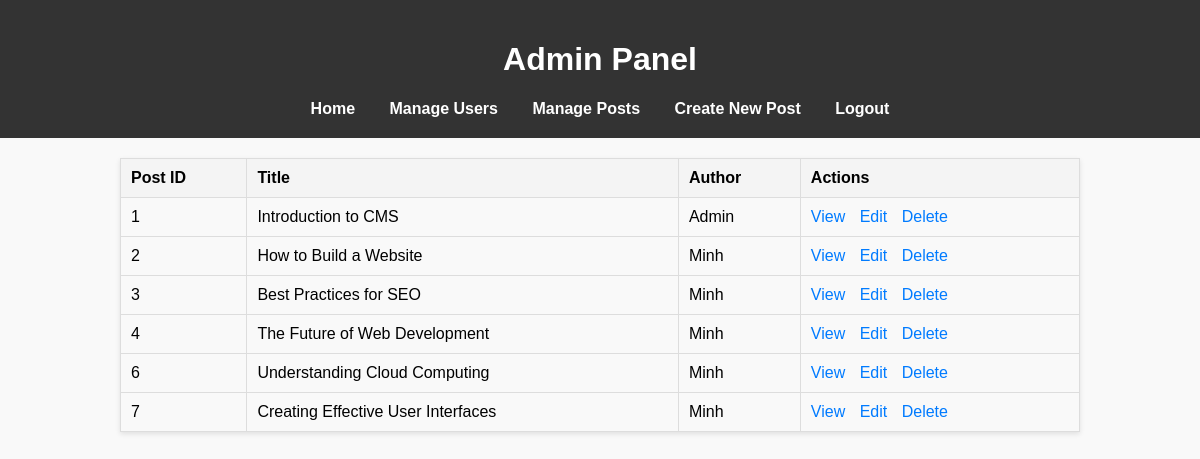
The page /admin/posts/index.php (signed in) on the database its author committed.
### tables this page shows
CREATE TABLE `posts` (
  `POST_ID` int(11) NOT NULL,
  `USER_ID` int(11) DEFAULT NULL,
  `TITLE` varchar(255) NOT NULL,
  `CONTENT` text NOT NULL,
  `IMAGE` varchar(255) DEFAULT NULL,
  `CREATED_AT` timestamp NOT NULL DEFAULT current_timestamp(),
  `UPDATED_AT` timestamp NOT NULL DEFAULT current_timestamp() ON UPDATE current_timestamp()
);

CREATE TABLE `users` (
  `USER_ID` int(11) NOT NULL,
  `USERNAME` varchar(255) NOT NULL,
  `PASSWORD` varchar(255) NOT NULL,
  `ROLE` enum('user','admin') DEFAULT 'user',
  `CREATED_AT` timestamp NOT NULL DEFAULT current_timestamp(),
  `UPDATED_AT` timestamp NOT NULL DEFAULT current_timestamp() ON UPDATE current_timestamp()
);

### admin/posts/index.php (the view, shortened to what this page needs)
<?php
include('../../db.php');
$query = "SELECT p.POST_ID, p.TITLE, p.CONTENT, u.USERNAME FROM POSTS p JOIN USERS u ON p.USER_ID = u.USER_ID ORDER BY p.POST_ID ASC";
$result = $conn->query($query);
?>
<!DOCTYPE html>
<html lang="en">
<head>
</head>
<body>
    <header>
        <h1>Admin Panel</h1>
        <nav>
            <a href="../../index.php">Home</a>
            <a href="../users/index.php">Manage Users</a>
            <a href="index.php">Manage Posts</a>
            <a href="create.php">Create New Post</a>
            <a href="../../logout.php">Logout</a>
        </nav>
    </header>
    <main>
        <?php if ($result->num_rows > 0): ?>
            <table>
                <thead>
                    <tr>
                        <th>Post ID</th>
                        <th>Title</th>
                        <th>Author</th>
                        <th>Actions</th>
                    </tr>
                </thead>
                <tbody>
                    <?php while ($row = $result->fetch_assoc()): ?>
                        <tr>
                            <td><?php echo $row['POST_ID']; ?></td>
                            <td><?php echo $row['TITLE']; ?></td>
                            <td><?php echo $row['USERNAME']; ?></td>
                            <td class="action-links">
                                <a href="detail.php?id=<?php echo $row['POST_ID']; ?>">View</a>
                                <a href="edit.php?id=<?php echo $row['POST_ID']; ?>">Edit</a>
                                <a href="delete.php?id=<?php echo $row['POST_ID']; ?>">Delete</a>
                            </td>
                        </tr>
                    <?php endwhile; ?>
                </tbody>
            </table>
        <?php else: ?>
            <p style="text-align: center;">No posts available.</p>
        <?php endif; ?>
    </main>
</body>
</html>

### admin/posts/index.php (style rules this page uses)
body { font-family: Arial, sans-serif; background-color: #f9f9f9; margin: 0; padding: 0; }
header { background-color: #333; color: white; padding: 20px; text-align: center; }
nav { margin-top: 10px; text-align: center; }
nav a { color: white; text-decoration: none; font-weight: bold; margin: 0 15px; }
table { width: 80%; margin: 20px auto; border-collapse: collapse; box-shadow: 0 2px 5px rgba(0, 0, 0, 0.1); }
table th, table td { border: 1px solid #ddd; padding: 10px; text-align: left; }
table th { background-color: #f4f4f4; font-weight: bold; }
table tr:nth-child(even) { background-color: #f9f9f9; }
.action-links a { color: #007bff; text-decoration: none; margin-right: 10px; }

### rows shown on the page
posts: POST_ID "1", TITLE "Introduction to CMS", USER_ID.USERNAME "Admin"
posts: POST_ID "2", TITLE "How to Build a Website", USER_ID.USERNAME "Minh"
posts: POST_ID "3", TITLE "Best Practices for SEO", USER_ID.USERNAME "Minh"
posts: POST_ID "4", TITLE "The Future of Web Development", USER_ID.USERNAME "Minh"
posts: POST_ID "6", TITLE "Understanding Cloud Computing", USER_ID.USERNAME "Minh"
posts: POST_ID "7", TITLE "Creating Effective User Interfaces", USER_ID.USERNAME "Minh"
